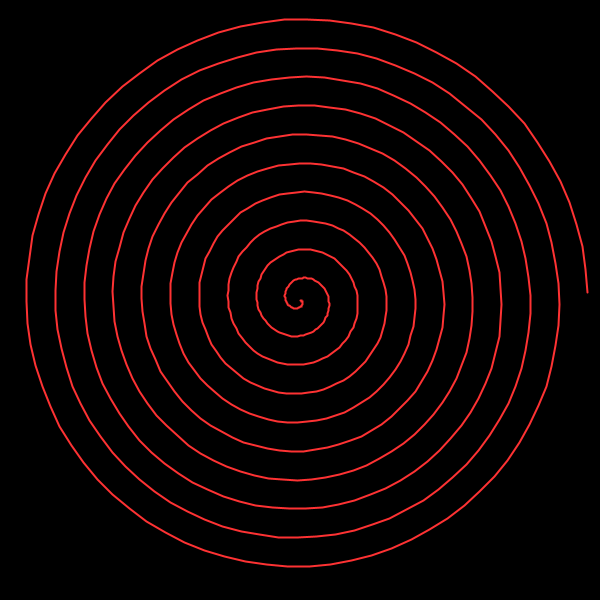
Frame 1 (no input)
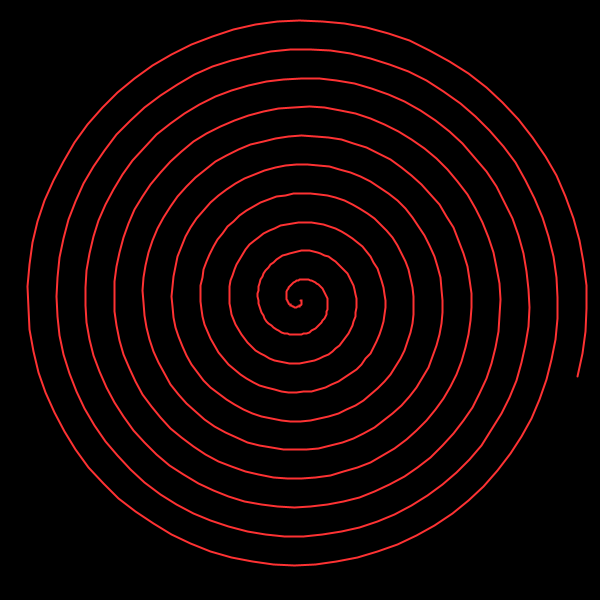
Frame 60 (the mouse pressed at the canvas centre just before this capture)
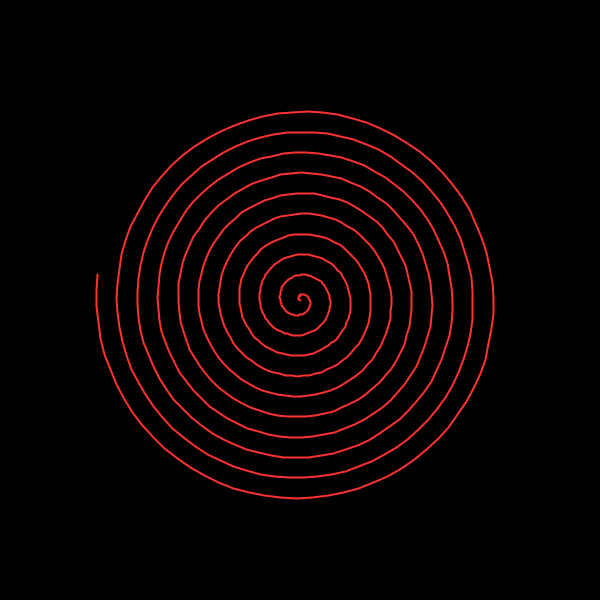
Frame 120 (the mouse held since frame 60 and released just before this capture)

The Processing sketch that drew these frames (run headless with seeded random() and noise(); from frame 60 on, the mouse is pressed at the canvas centre):

// Processing sketch: extra_spiralspins
// ── extra_spiralspins.pde
// --- PARAMETERS (easy to tweak) ---
int turns = 10;            
float step = 0.08;         
float thickness = 2;       
float sat = 80;            
float bri = 100;           
float curve = 1.0;         
boolean trails = false;    

void setup() {
  size(600, 600);
  frameRate(60);
  noFill();
  strokeWeight(thickness);
  colorMode(HSB, 360, 100, 100, 255);
  background(0);
}

void draw() {

  // Background (either clean or trails)
  if (trails) {
    noStroke();
    fill(0, 40);       // semi-transparent black
    rect(0, 0, width, height);
    noFill();
  } else {
    background(0);
  }

  translate(width / 2, height / 2);

  // Animation speed controlled by mouseX
  float speed = map(mouseX, 0, width, 0.005, 0.05);
  float offset = frameCount * speed;

  // Radius scale controlled by mouseY
  float maxRadius = map(mouseY, 0, height,
    min(width, height) * 0.48,
    min(width, height) * 0.20);

  drawColoredSpiral(offset, maxRadius);
}

// Draw a spiral using polar coordinates
void drawColoredSpiral(float offset, float maxRadius) {

  float maxAngle = TWO_PI * turns;

  beginShape();

  for (float a = 0; a < maxAngle; a += step) {

    float t = a / maxAngle;
    float r = pow(t, curve) * maxRadius;

    float x = r * cos(a + offset);
    float y = r * sin(a + offset);

    float hueValue = t * 360;
    float alphaValue = map(r, 0, maxRadius, 50, 255);

    stroke(hueValue, sat, bri, alphaValue);

    vertex(x, y);
  }

  endShape();
}

// Toggle trails on/off
void keyPressed() {
  if (key == 't' || key == 'T') {
    trails = !trails;

    if (!trails) {
      background(0);   // clear immediately when turning off
    }
  }
}
